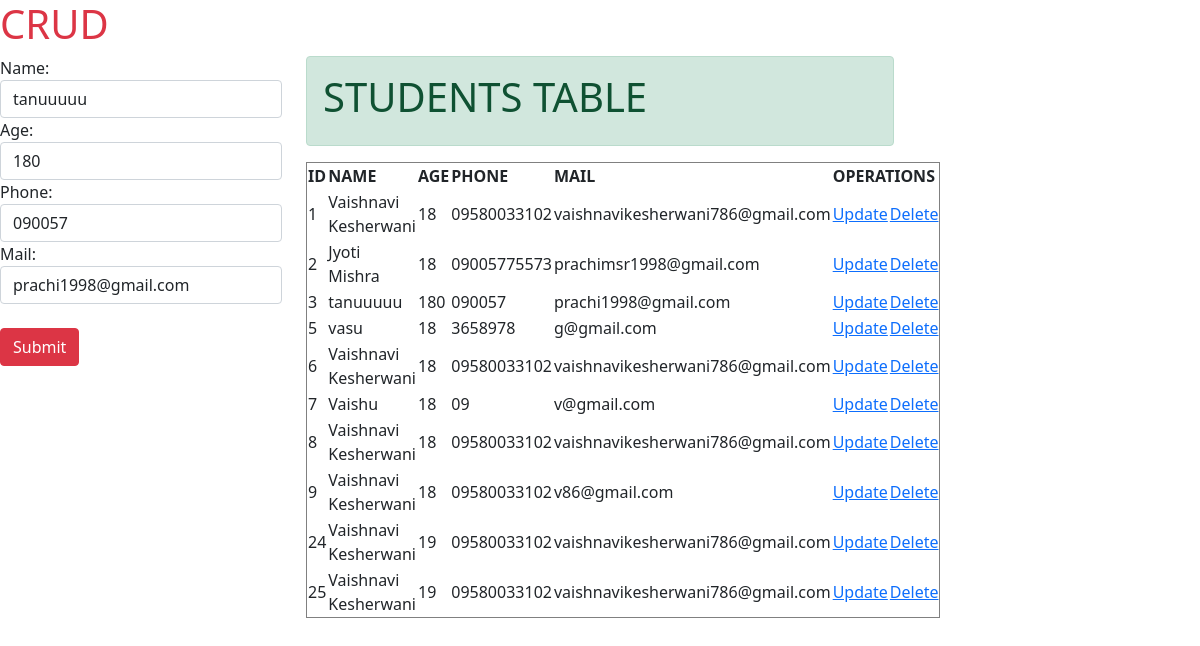
The page /update/3/ on the database its author committed.
### students/models.py (models this page shows)
class register(models.Model):
    name=models.CharField(max_length=50)
    age=models.CharField(max_length=3)
    phone=models.CharField(max_length=13)
    mail=models.CharField(max_length=50)

### students/views.py (the view)
# urls.py: path('update/<int:id>/',views.update,name='update'),
def update(request, id):
    c=register.objects.get(id=id)
    d=register.objects.all()
    e=studentForm(instance=c)
    if request.method=='POST':
        a=studentForm(request.POST,instance=c)
        if a.is_valid():
            a.save()
            return redirect('create')
        else:pass
    else:pass
    return render(request,'index.html',{'frm':e,'data':d})

### students/form.py
class studentForm(forms.ModelForm):
    class Meta:
        model =register
        fields='__all__'
        widgets={
            'name':forms.TextInput(attrs={'class':'form-control'}),
            'age':forms.TextInput(attrs={'class':'form-control'}),
            'phone':forms.TextInput(attrs={'class':'form-control'}),
            'mail':forms.TextInput(attrs={'class':'form-control'})
        }

### students/templates/index.html (shortened to what this page needs)
{% load static %}
<!DOCTYPE html>
<html lang="en">
<head>
    <link rel="stylesheet" href="{% static 'bootstrap.css' %}">
</head>
<body>
    <h1 class="text-danger">CRUD</h1>
    <div class="row">
    <div class="col-sm-3">
        <form method="POST">
            {{ frm }}
<br>
            <input type="submit" class="btn btn-danger" name="submit">
        </form>
    </div>
    <BR><BR></BR></BR>
        <div class="col-sm-6">
            <div class="alert alert-success" role="alert">
        <h1>STUDENTS TABLE</h1></div>
        <table border="1px">
            <tr>
                <th>ID</th>
                <th>NAME</th>
                <th>AGE</th>
                <th>PHONE</th>
                <th>MAIL</th>
                <th colspan="2">OPERATIONS</th>
            </tr>
            {% for i in data %}
            <tr>
                <td>{{i.id}}</td>
                <td>{{i.name}}</td>
                <td>{{i.age}}</td>
                <td>{{i.phone}}</td>
                <td>{{i.mail}}</td>
                <TD style="text-align: center;"><a href="{% url 'update' i.id %}">Update</a></TD>
                <td style="text-align: center;"><a href="{% url 'delete' i.id %}">Delete</a></td>
            </tr>
            {% endfor %}
        </table>
    </div>
</div>
</body>
</html>

### rows shown on the page
register: name "tanuuuuu", age "180", phone "090057", mail "prachi1998@gmail.com", id "3"
register: id "1", name "Vaishnavi Kesherwani", age "18", phone "09580033102", mail "vaishnavikesherwani786@gmail.com"
register: id "2", name "Jyoti Mishra", age "18", phone "09005775573", mail "prachimsr1998@gmail.com"
register: id "5", name "vasu", age "18", phone "3658978", mail "g@gmail.com"
register: id "6", name "Vaishnavi Kesherwani", age "18", phone "09580033102", mail "vaishnavikesherwani786@gmail.com"
register: id "7", name "Vaishu", age "18", phone "09", mail "v@gmail.com"
register: id "8", name "Vaishnavi Kesherwani", age "18", phone "09580033102", mail "vaishnavikesherwani786@gmail.com"
register: id "9", name "Vaishnavi Kesherwani", age "18", phone "09580033102", mail "v86@gmail.com"
register: id "24", name "Vaishnavi Kesherwani", age "19", phone "09580033102", mail "vaishnavikesherwani786@gmail.com"
register: id "25", name "Vaishnavi Kesherwani", age "19", phone "09580033102", mail "vaishnavikesherwani786@gmail.com"
